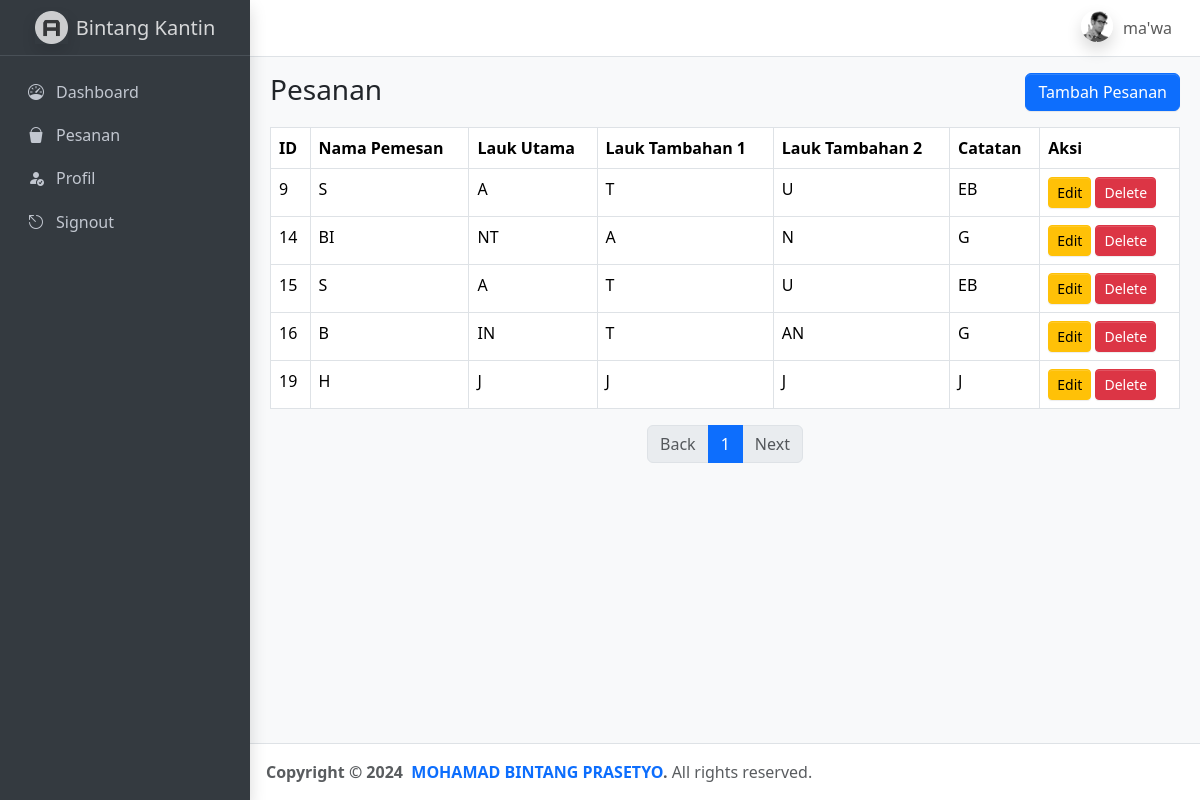
Page /pesanan.php (signed in) on the committed database.
### tables this page shows
CREATE TABLE `tb_pesanan` (
  `id` int(11) NOT NULL,
  `nama_pemesan` varchar(255) NOT NULL,
  `lauk_utama` varchar(255) NOT NULL,
  `lauk_tambahan_satu` varchar(255) DEFAULT NULL,
  `lauk_tambahan_dua` varchar(255) DEFAULT NULL,
  `catatan` text DEFAULT NULL
);

### pesanan.php (the view, shortened to what this page needs)
<!DOCTYPE html>
<html lang="en">
<head>
    <link rel="stylesheet" href="https://cdn.jsdelivr.net/npm/@fontsource/source-sans-3@5.0.12/index.css">
    <link rel="stylesheet" href="https://cdn.jsdelivr.net/npm/overlayscrollbars@2.3.0/styles/overlayscrollbars.min.css">
    <link rel="stylesheet" href="https://cdn.jsdelivr.net/npm/bootstrap-icons@1.11.0/font/bootstrap-icons.min.css">
    <link rel="stylesheet" href="adminlte.css">
    <link rel="stylesheet" href="https://cdn.jsdelivr.net/npm/apexcharts@3.37.1/dist/apexcharts.css">
</head>
<body class="layout-fixed sidebar-expand-lg bg-body-tertiary">
    <?php
    include("header.php");
    include("sidebar.php");
    include("koneksi.php");
    $limit = 5;
    $page = isset($_GET['page']) ? (int)$_GET['page'] : 1;
    $offset = ($page - 1) * $limit;
    $result = mysqli_query($conn, "SELECT * FROM tb_pesanan LIMIT $limit OFFSET $offset");
    $total_result = mysqli_query($conn, "SELECT COUNT(*) AS count FROM tb_pesanan");
    $total_rows = mysqli_fetch_assoc($total_result)['count'];
    $total_pages = ceil($total_rows / $limit);
    ?>
    <main class="app-main">
        <div class="app-content-header">
            <div class="container-fluid">
                <div class="row">
                    <div class="col-sm-6">
                        <h3 class="mb-0">Pesanan</h3>
                    </div>
                    <div class="col-sm-6 text-end">
                        <button class="btn btn-primary" data-bs-toggle="modal" data-bs-target="#tambahPesananModal">Tambah Pesanan</button>
                    </div>
                </div>
            </div>
        </div>
        <div class="app-content">
            <div class="container-fluid">
                <table class="table table-bordered">
                    <thead>
                        <tr>
                            <th>ID</th>
                            <th>Nama Pemesan</th>
                            <th>Lauk Utama</th>
                            <th>Lauk Tambahan 1</th>
                            <th>Lauk Tambahan 2</th>
                            <th>Catatan</th>
                            <th>Aksi</th>
                        </tr>
                    </thead>
                    <tbody>
                        <?php while ($row = mysqli_fetch_assoc($result)): ?>
                            <tr>
                                <td><?php echo $row['id']; ?></td>
                                <td><?php echo $row['nama_pemesan']; ?></td>
                                <td><?php echo $row['lauk_utama']; ?></td>
                                <td><?php echo $row['lauk_tambahan_satu']; ?></td>
                                <td><?php echo $row['lauk_tambahan_dua']; ?></td>
                                <td><?php echo $row['catatan']; ?></td>
                                <td>
                                    <button class="btn btn-warning btn-sm" data-bs-toggle="modal" data-bs-target="#editPesananModal<?php echo $row['id']; ?>">Edit</button>
                                    <button class="btn btn-danger btn-sm" onclick="deletePesanan(<?php echo $row['id']; ?>)">Delete</button>
                                </td>
                            </tr>
                        <?php endwhile; ?>
                    </tbody>
                </table>
                <nav>
                    <ul class="pagination justify-content-center">
                        <li class="page-item <?php if ($page <= 1) echo 'disabled'; ?>">
                            <a class="page-link" href="?page=<?php echo $page - 1; ?>">Back</a>
                        </li>
                        <?php for ($i = 1; $i <= $total_pages; $i++): ?>
                            <li class="page-item <?php if ($page == $i) echo 'active'; ?>">
                                <a class="page-link" href="?page=<?php echo $i; ?>"><?php echo $i; ?></a>
                            </li>
                        <?php endfor; ?>
                        <li class="page-item <?php if ($page >= $total_pages) echo 'disabled'; ?>">
                            <a class="page-link" href="?page=<?php echo $page + 1; ?>">Next</a>
                        </li>
                    </ul>
                </nav>
            </div>
        </div>
    </main>
    <?php
    include("footer.php");
    ?>
</body>
</html>

### header.php (shortened to what this page needs)
<div class="app-wrapper">
        <nav class="app-header navbar navbar-expand bg-body">
            <div class="container-fluid">
                <ul class="navbar-nav ms-auto">
                    <li class="nav-item dropdown user-menu"> <a href="#" class="nav-link dropdown-toggle" data-bs-toggle="dropdown"> <img src="assets/img/user2-160x160.jpg" class="user-image rounded-circle shadow" alt="User Image"> <span class="d-none d-md-inline"><?php echo( $_SESSION['nama'] ); ?> </span> </a>
                    </li>
                </ul>
            </div>
        </nav>

### sidebar.php (shortened to what this page needs)
<aside class="app-sidebar bg-body-secondary shadow" data-bs-theme="dark">
            <div class="sidebar-brand"> <a class="brand-link"> <img src="assets/img/AdminLTELogo.png" alt="AdminLTE Logo" class="brand-image opacity-75 shadow"> <span class="brand-text fw-light">Bintang Kantin</span> </a> </div>
            <div class="sidebar-wrapper">
                <nav class="mt-2">
                    <ul class="nav sidebar-menu flex-column" data-lte-toggle="treeview" role="menu" data-accordion="false">
                        <li class="nav-item"> <a href="dashboard.php" class="nav-link"> <i class="nav-icon bi bi-speedometer"></i>
                                <p>
                                    Dashboard
                                </p>
                            </a>
                         </li>
                         <li class="nav-item"> <a href="pesanan.php" class="nav-link"> <i class="nav-icon bi bi-bucket-fill"></i>
                                <p>
                                    Pesanan
                                </p>
                            </a>
                         </li>
                          <li class="nav-item"> <a href="profil.php" class="nav-link"> <i class="nav-icon bi bi-person-fill-check"></i>
                                <p>
                                    Profil
                                </p>
                            </a>
                         </li>
                         <li class="nav-item"> <a href="signout.php" class="nav-link"> <i class="nav-icon bi bi-escape"></i>
                                <p>
                                    Signout
                                </p>
                            </a>
                         </li>
                     </ul>
                </nav>
            </div>
        </aside>

### footer.php (shortened to what this page needs)
<footer class="app-footer">
            <div class="float-end d-none d-sm-inline"></div>   <strong>
                Copyright &copy; 2024&nbsp;
                <a  class="text-decoration-none">MOHAMAD BINTANG PRASETYO</a>.
            </strong>
            All rights reserved.
        </footer>

### rows in the picture
tb_pesanan: id "9", nama_pemesan "S", lauk_utama "A", lauk_tambahan_satu "T", lauk_tambahan_dua "U", catatan "EB"
tb_pesanan: id "14", nama_pemesan "BI", lauk_utama "NT", lauk_tambahan_satu "A", lauk_tambahan_dua "N", catatan "G"
tb_pesanan: id "15", nama_pemesan "S", lauk_utama "A", lauk_tambahan_satu "T", lauk_tambahan_dua "U", catatan "EB"
tb_pesanan: id "16", nama_pemesan "B", lauk_utama "IN", lauk_tambahan_satu "T", lauk_tambahan_dua "AN", catatan "G"
tb_pesanan: id "19", nama_pemesan "H", lauk_utama "J", lauk_tambahan_satu "J", lauk_tambahan_dua "J", catatan "J"

### other values in the picture
$_SESSION['nama'] "ma'wa"
